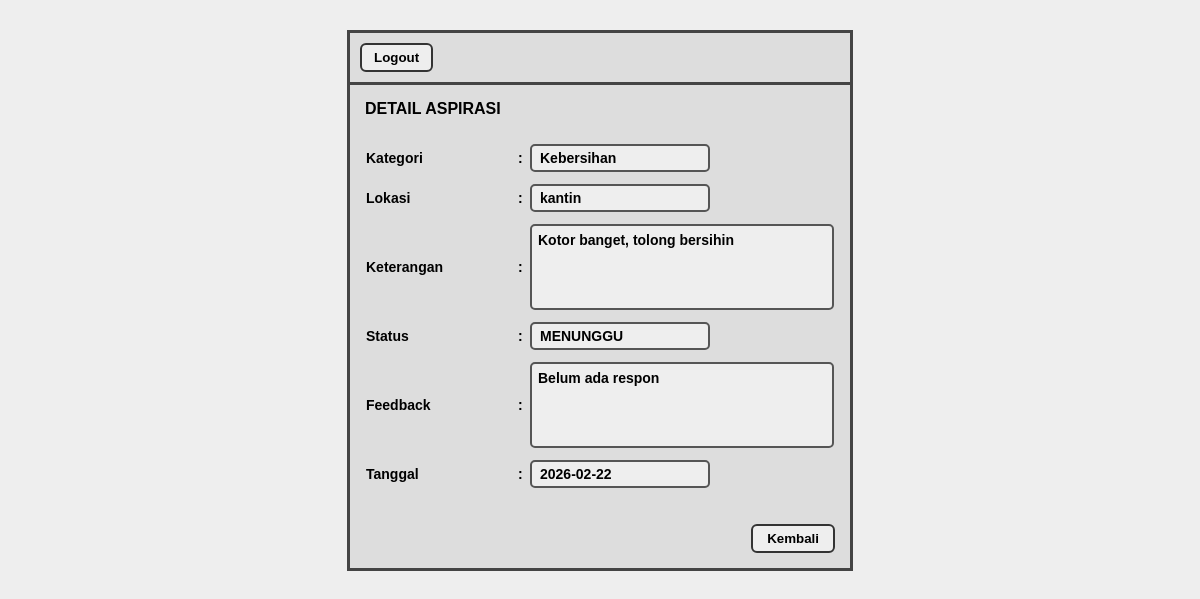
The page /rhayi.ukk/siswa/detail-aspirasi.php?id=31 on the database its author committed.
### tables this page shows
CREATE TABLE `tb_aspirasi` (
  `id_pelaporan` int(11) NOT NULL,
  `nis` varchar(225) NOT NULL,
  `id_kategori` int(11) NOT NULL,
  `lokasi` varchar(225) NOT NULL,
  `ket` varchar(225) NOT NULL,
  `status` enum('menunggu','proses','selesai') NOT NULL DEFAULT 'menunggu',
  `feedback` varchar(225) DEFAULT NULL,
  `tanggal` date NOT NULL
);

CREATE TABLE `tb_kategori` (
  `id_kategori` int(11) NOT NULL,
  `ket_kategori` varchar(225) NOT NULL
);

### rhayi.ukk/siswa/detail-aspirasi.php (the view, shortened to what this page needs)
<!DOCTYPE html>
<html lang="en">
<head>
</head>
<body>
<?php
$koneksi = mysqli_connect("localhost", "root", "", "ujikom_12rpl2_rhayi");
$id = $_GET['id'] ?? 0;
$query = mysqli_query($koneksi,"
SELECT * FROM tb_aspirasi
JOIN tb_kategori ON tb_aspirasi.id_kategori = tb_kategori.id_kategori
WHERE id_pelaporan = '$id'
");
$data = mysqli_fetch_assoc($query);
?>
<div class="wrapper">
<div class="top">
<a href="logout.php">
<button class="logout">Logout</button>
</a>
</div>
<div class="judul">DETAIL ASPIRASI</div>
<div class="table-box">
<table>
<tr>
<td class="label">Kategori</td>
<td class="titik">:</td>
<td><div class="inputbox"><?= $data['ket_kategori']; ?></div></td>
</tr>
<tr>
<td class="label">Lokasi</td>
<td class="titik">:</td>
<td><div class="inputbox"><?= $data['lokasi']; ?></div></td>
</tr>
<tr>
<td class="label">Keterangan</td>
<td class="titik">:</td>
<td><div class="textarea"><?= $data['ket']; ?></div></td>
</tr>
<tr>
<td class="label">Status</td>
<td class="titik">:</td>
<td><div class="inputbox"><?= strtoupper($data['status']); ?></div></td>
</tr>
<tr>
<td class="label">Feedback</td>
<td class="titik">:</td>
<td>
<div class="textarea">
<?= $data['feedback'] ? $data['feedback'] : 'Belum ada respon'; ?>
</div>
</td>
</tr>
<tr>
<td class="label">Tanggal</td>
<td class="titik">:</td>
<td><div class="inputbox"><?= $data['tanggal']; ?></div></td>
</tr>
</table>
</div>
<div class="footer">
<button class="back" onclick="history.back()">Kembali</button>
</div>
</div>
</body>
</html>

### rhayi.ukk/siswa/detail-aspirasi.php (style rules this page uses)
body { background:#eee; font-family: Arial, Helvetica, sans-serif; }
.wrapper { width:500px; margin:30px auto; border:3px solid #444; background:#ddd; }
.top { border-bottom:3px solid #444; padding:10px; }
.logout { padding:5px 12px; border:2px solid #333; border-radius:6px; background:#eee; font-weight:bold; }
.judul { font-weight:bold; padding:15px; }
.table-box { padding:0 15px 15px 15px; }
table { width:100%; border-collapse:separate; border-spacing:0 10px; }
td { font-weight:bold; font-size:14px; }
.label { width:150px; }
.titik { width:10px; }
.inputbox { border:2px solid #555; background:#eee; border-radius:5px; padding:4px 8px; display:inline-block; min-width:160px; }
.textarea { border:2px solid #555; background:#eee; border-radius:5px; padding:6px; height:70px; }
.footer { text-align:right; padding:10px 15px 15px; }
.back { padding:5px 14px; border:2px solid #333; border-radius:6px; background:#eee; font-weight:bold; }

### rows shown on the page
tb_aspirasi: id_kategori.ket_kategori "Kebersihan", lokasi "kantin", ket "Kotor banget, tolong bersihin", status "MENUNGGU", tanggal "2026-02-22"
